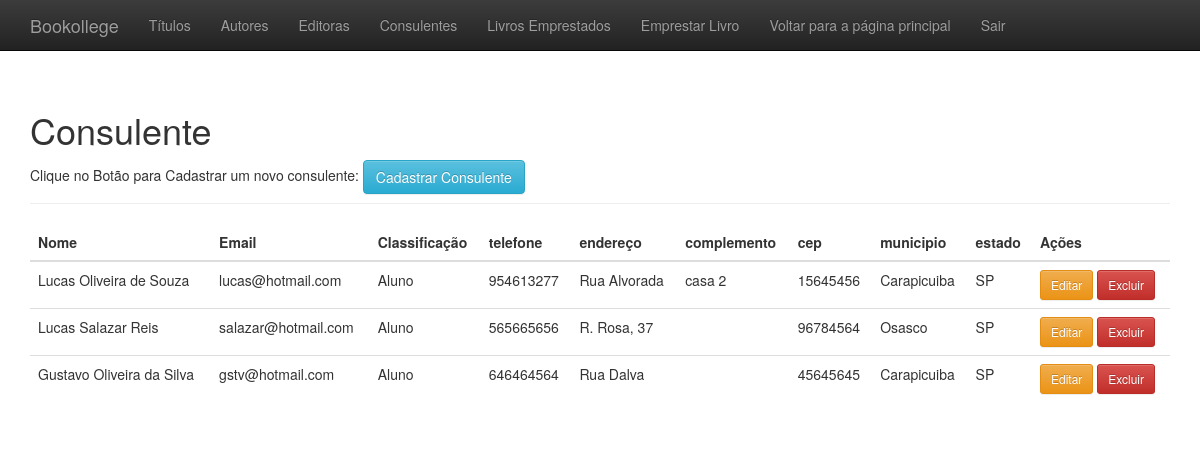
The app's page /consulente.php (signed in) with its own data.
### tables this page shows
CREATE TABLE IF NOT EXISTS `usuarios` (
  `cod_usuario` int(11) NOT NULL AUTO_INCREMENT,
  `nome_usuario` varchar(200) NOT NULL,
  `email_usuario` varchar(100) NOT NULL,
  `senha_usuario` varchar(50) NOT NULL,
  `classificacao_usuario` int(2) NOT NULL,
  `telefone_usuario` int(9) NOT NULL,
  `endereco_usuario` varchar(200) NOT NULL,
  `complemento_usuario` varchar(200),
  `cep_usuario` int(8) NOT NULL,
  `municipio_usuario` varchar(200) NOT NULL,
  `estado_usuario` varchar(2) NOT NULL,
  PRIMARY KEY (`cod_usuario`)
);

### consulente.php (the view, shortened to what this page needs)
<?php
	include_once("conexao.php");
	$consulta = "SELECT * FROM usuarios where classificacao_usuario < 4 ";
	$con = $conn -> query ($consulta) or die ($conn);
?>
<!DOCTYPE html>
<html lang="pt-br">
  <head>
	<link href="css/bootstrap.min.css" rel="stylesheet">
    <link href="css/bootstrap-theme.min.css" rel="stylesheet">
    <link href="css/theme.css" rel="stylesheet">
  </head>
  <body role="document">
<nav class="navbar navbar-inverse navbar-fixed-top">
  <div class="container">
	<div class="navbar-header">
	  <a class="navbar-brand" href="area_bibliotecario.php">Bookollege</a>
	</div>
	<div id="navbar" class="navbar-collapse collapse">
	  <ul class="nav navbar-nav">
		<li><a href='titulo.php'> Títulos</a></li>
		<li><a href='autor.php'> Autores</a></li>
		<li><a href='editora.php'> Editoras</a></li>
		<li><a href='consulente.php'> Consulentes</a></li>
		<li><a href='livros_emprestados.php'> Livros Emprestados</a></li>
		<li><a href='emprestar_livro.php'> Emprestar Livro</a></li>
		<li><a href="home.php">Voltar para a página principal</a></li>
		<li><a href="sair.php">Sair</a></li>
	  </ul>
	</div>
  </div>
</nav>
    <div class="container theme-showcase" role="main">
      <div class="page-header">
        <h1>Consulente</h1>
		Clique no Botão para Cadastrar um novo consulente: <a href="cadastrar_consulente.php"> <button type="button" class="btn ttn-sm btn-info" >Cadastrar Consulente</button></a>
		</div>
      <div class="row">
        <div class="col-md-12">
          <table class="table">
            <thead>
              <tr>
                <th>Nome</th>
				<th>Email</th>
				<th>Classificação</th>
                <th>telefone</th>
				<th>endereço</th>
				<th>complemento</th>
				<th>cep</th>
				<th>municipio</th>
				<th>estado</th>
				<th>Ações</th>
              </tr>
            </thead>
            <tbody>
				<?php
			    while($linhas = $con-> fetch_array()){
					echo "<tr>";
						echo "<td>".$linhas['nome_usuario']."</td>";
						echo "<td>".$linhas['email_usuario']."</td>";
						switch ($linhas['classificacao_usuario']){
							case'1':printf("<td>Aluno</td>");break;
						}
						echo "<td>".$linhas['telefone_usuario']."</td>";
						echo "<td>".$linhas['endereco_usuario']."</td>";
						echo "<td>".$linhas['complemento_usuario']."</td>";
						echo "<td>".$linhas['cep_usuario']."</td>";
						echo "<td>".$linhas['municipio_usuario']."</td>";
						echo "<td>".$linhas['estado_usuario']."</td>";
						?>
						<td>
						<a href='btn_editar_consulente.php?id=<?php echo $linhas['cod_usuario']; ?>'><button type='button' class='btn btn-sm btn-warning'>Editar</button></a>
				<?php
						$cod_usuario = $linhas['cod_usuario'];
						$result_usuario = "SELECT * FROM usuarios_exemplares WHERE cod_usuario = '$cod_usuario' LIMIT 1";
						$resultado_usuario = mysqli_query($conn, $result_usuario);
						$resultado = mysqli_fetch_assoc($resultado_usuario);
						if(!isset($resultado)){
						?>	<a href='btn_excluir_consulente.php?id=<?php echo $linhas['cod_usuario']; ?>'><button type='button' class='btn btn-sm btn-danger'>Excluir</button></a>
						<?php
						}
					echo "</tr>";
				}
			?>
            </tbody>
          </table>
        </div>
		</div>
	</div>
  </body>
</html>

### css/theme.css (style rules this page uses)
body { padding-top: 70px; padding-bottom: 30px; }

### records on screen
usuarios: nome_usuario "Lucas Oliveira de Souza", email_usuario "lucas@hotmail.com", classificacao_usuario "Aluno", telefone_usuario "954613277", endereco_usuario "Rua Alvorada", complemento_usuario "casa 2", cep_usuario "15645456", municipio_usuario "Carapicuiba", estado_usuario "SP"
usuarios: nome_usuario "Lucas Salazar Reis", email_usuario "salazar@hotmail.com", classificacao_usuario "Aluno", telefone_usuario "565665656", endereco_usuario "R. Rosa, 37", cep_usuario "96784564", municipio_usuario "Osasco", estado_usuario "SP"
usuarios: nome_usuario "Gustavo Oliveira da Silva", email_usuario "gstv@hotmail.com", classificacao_usuario "Aluno", telefone_usuario "646464564", endereco_usuario "Rua Dalva", cep_usuario "45645645", municipio_usuario "Carapicuiba", estado_usuario "SP"
